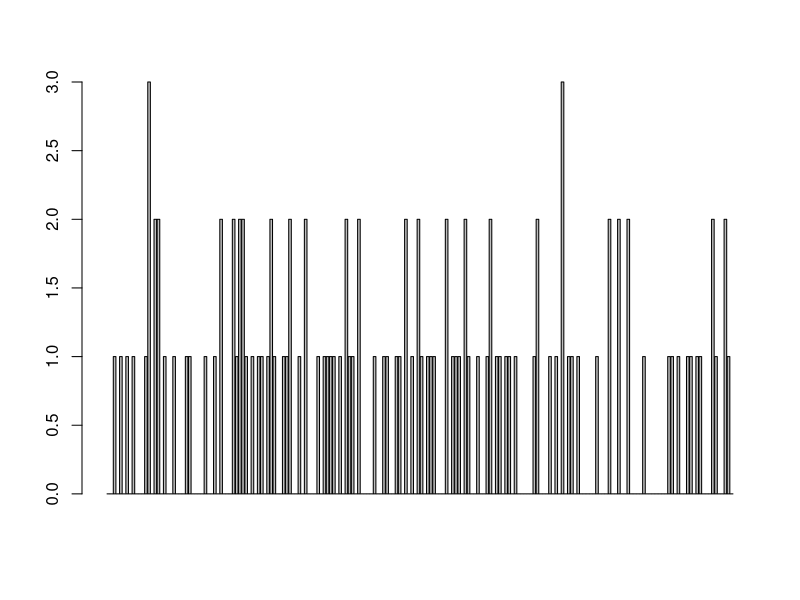
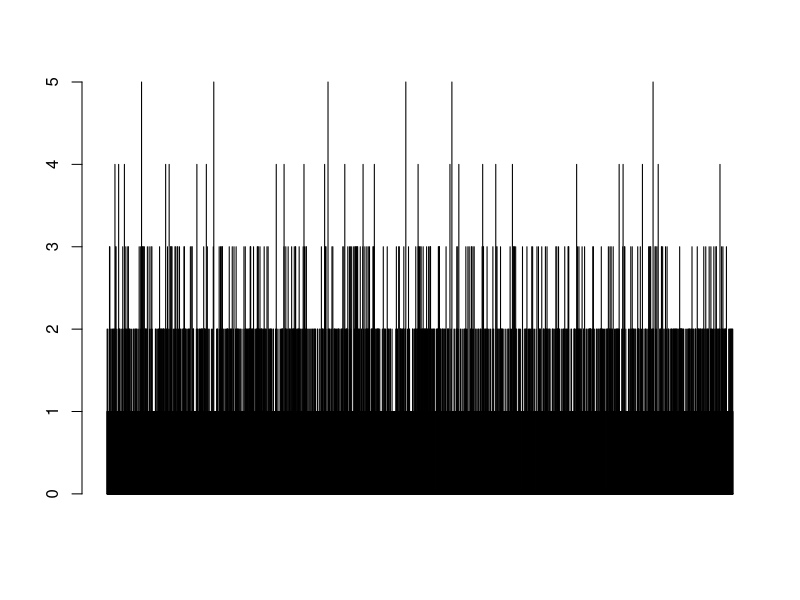
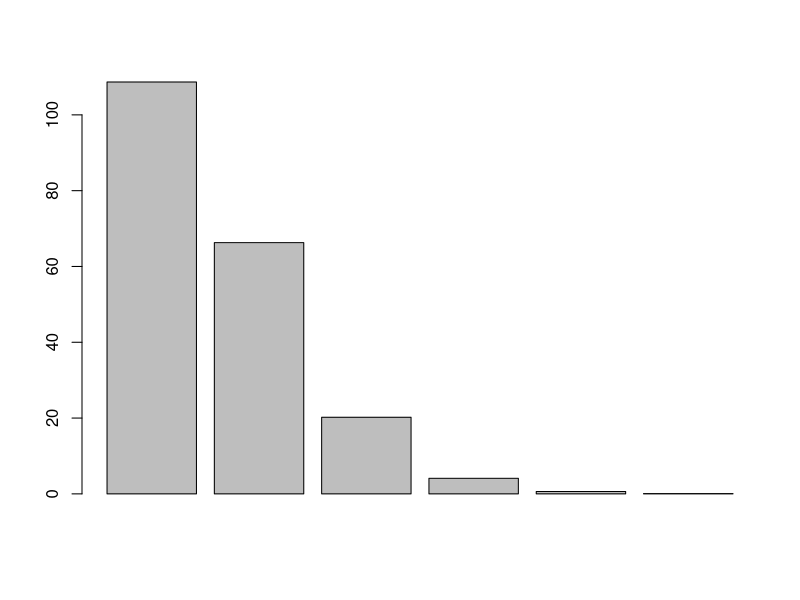
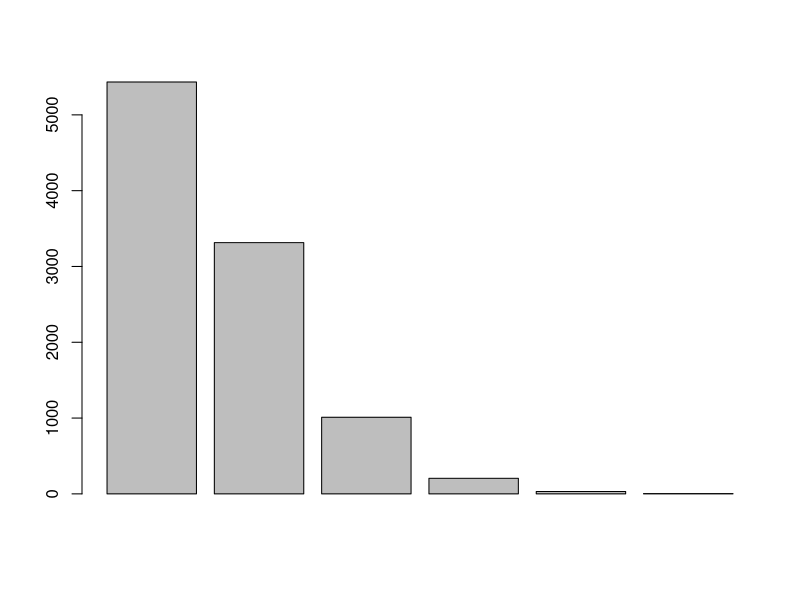

Source code (R) for these figures, in order:
## ---- chunk 1
p <- as.numeric(1/6)
scenarios <- c(1, 2, 3)
 
for (i in scenarios) {
  # Accumulate the probability that fewer than the target # of sixes occurs.
   x <- 0
   # Total number of dice.
   n <- 6 * i
   # Calculate the probability for each possible # of sixes that is less than the goal.
   for (j in 0:(i-1)) {
     x <- x + dbinom(j, n, p)
   }
   print(paste("Probability of at least", i, "six in", n, "fair dice:", 1 - x))
}
## ---- chunk 2
dbinom(0, 1000, .25)

## ---- chunk 3
probs <- dpois(0:7, 1.98)
probs <- c(probs, 1-ppois(7, 1.98))
games <- 104*probs
knitr::kable(games)
## ---- chunk 4
barplot(rpois(200, 0.61))
barplot(rpois(10000,0.61))

probs <- dpois(0:4, 0.61)
probs <- c(probs, 1-ppois(4, 0.61))
expected <- 200*probs
expected
barplot(expected)

probs2 <- dpois(0:4, 0.61)
probs2 <- c(probs2, 1-ppois(4, 0.61))
expected2 <- 10000*probs2
expected2
barplot(expected2)

